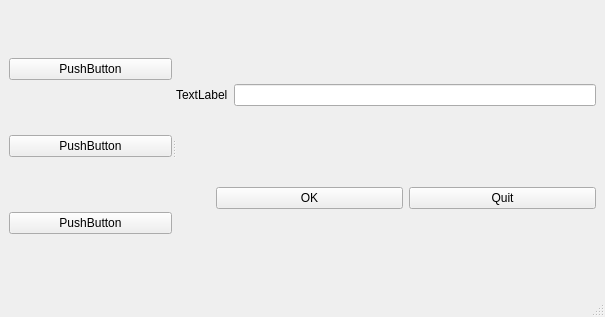
<?xml version="1.0" encoding="UTF-8"?>
<ui version="4.0">
 <class>MainWindow</class>
 <widget class="QMainWindow" name="MainWindow">
  <property name="geometry">
   <rect>
    <x>0</x>
    <y>0</y>
    <width>605</width>
    <height>317</height>
   </rect>
  </property>
  <property name="windowTitle">
   <string>MainWindow</string>
  </property>
  <widget class="QWidget" name="centralwidget">
   <layout class="QVBoxLayout" name="verticalLayout_3">
    <item>
     <widget class="QSplitter" name="splitter">
      <property name="orientation">
       <enum>Qt::Horizontal</enum>
      </property>
      <widget class="QWidget" name="">
       <layout class="QVBoxLayout" name="verticalLayout_2">
        <item>
         <widget class="QPushButton" name="pushButton_3">
          <property name="text">
           <string>PushButton</string>
          </property>
         </widget>
        </item>
        <item>
         <widget class="QPushButton" name="pushButton_4">
          <property name="text">
           <string>PushButton</string>
          </property>
         </widget>
        </item>
        <item>
         <widget class="QPushButton" name="pushButton_5">
          <property name="text">
           <string>PushButton</string>
          </property>
         </widget>
        </item>
       </layout>
      </widget>
      <widget class="QWidget" name="">
       <layout class="QVBoxLayout" name="verticalLayout">
        <item>
         <layout class="QHBoxLayout" name="horizontalLayout">
          <item>
           <widget class="QLabel" name="label">
            <property name="text">
             <string>TextLabel</string>
            </property>
            <property name="buddy">
             <cstring>lineEdit</cstring>
            </property>
           </widget>
          </item>
          <item>
           <widget class="QLineEdit" name="lineEdit"/>
          </item>
         </layout>
        </item>
        <item>
         <layout class="QHBoxLayout" name="horizontalLayout_2">
          <item>
           <spacer name="horizontalSpacer">
            <property name="orientation">
             <enum>Qt::Horizontal</enum>
            </property>
            <property name="sizeType">
             <enum>QSizePolicy::Preferred</enum>
            </property>
            <property name="sizeHint" stdset="0">
             <size>
              <width>40</width>
              <height>20</height>
             </size>
            </property>
           </spacer>
          </item>
          <item>
           <widget class="QPushButton" name="pushButton">
            <property name="text">
             <string>OK</string>
            </property>
           </widget>
          </item>
          <item>
           <widget class="QPushButton" name="pushButton_2">
            <property name="text">
             <string>Quit</string>
            </property>
           </widget>
          </item>
         </layout>
        </item>
       </layout>
      </widget>
     </widget>
    </item>
   </layout>
  </widget>
  <widget class="QMenuBar" name="menubar">
   <property name="geometry">
    <rect>
     <x>0</x>
     <y>0</y>
     <width>605</width>
     <height>21</height>
    </rect>
   </property>
  </widget>
  <widget class="QStatusBar" name="statusbar"/>
 </widget>
 <tabstops>
  <tabstop>pushButton_4</tabstop>
  <tabstop>pushButton</tabstop>
  <tabstop>pushButton_2</tabstop>
  <tabstop>lineEdit</tabstop>
  <tabstop>pushButton_5</tabstop>
  <tabstop>pushButton_3</tabstop>
 </tabstops>
 <resources/>
 <connections/>
</ui>
